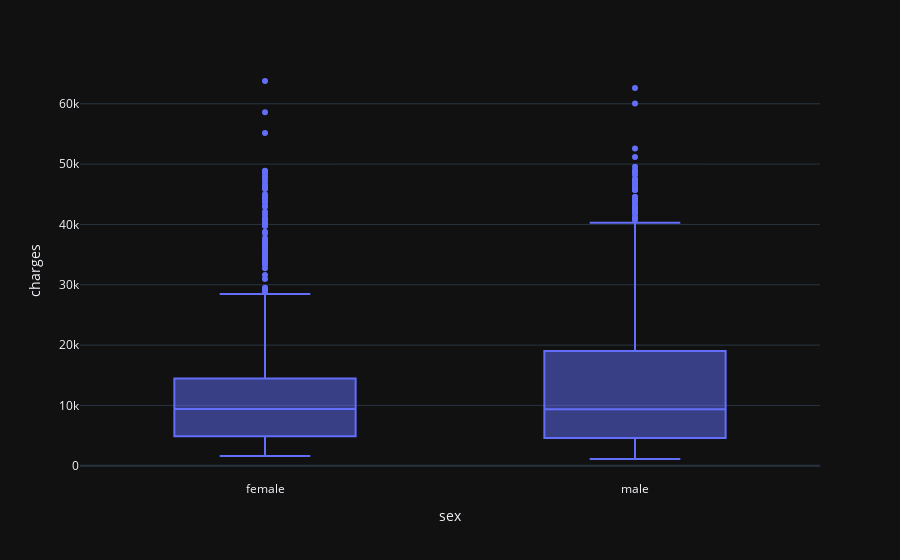

Notebook code cell kept with this figure:
### Code cell
px.box(x = 'sex', y = 'charges', data_frame = df, template = 'plotly_dark')

### Figure 1 — Plotly figure (JSON) as saved in the notebook; plotly's stock layout.template omitted (floating-point values rounded to 4 significant figures; data arrays with more than 128 entries replaced by an {"elided": "..."} marker saying what was removed)
{"data": [{"alignmentgroup": "True", "hovertemplate": "sex=%{x}<br>charges=%{y}<extra></extra>", "legendgroup": "", "marker": {"color": "#636efa"}, "name": "", "notched": false, "offsetgroup": "", "orientation": "v", "showlegend": false, "type": "box", "x": {"elided": "1338 str values"}, "x0": " ", "xaxis": "x", "y": {"elided": "1338 float values"}, "y0": " ", "yaxis": "y"}], "layout": {"boxmode": "group", "legend": {"tracegroupgap": 0}, "margin": {"t": 60}, "xaxis": {"anchor": "y", "domain": [0, 1], "title": {"text": "sex"}}, "yaxis": {"anchor": "x", "domain": [0, 1], "title": {"text": "charges"}}}}
